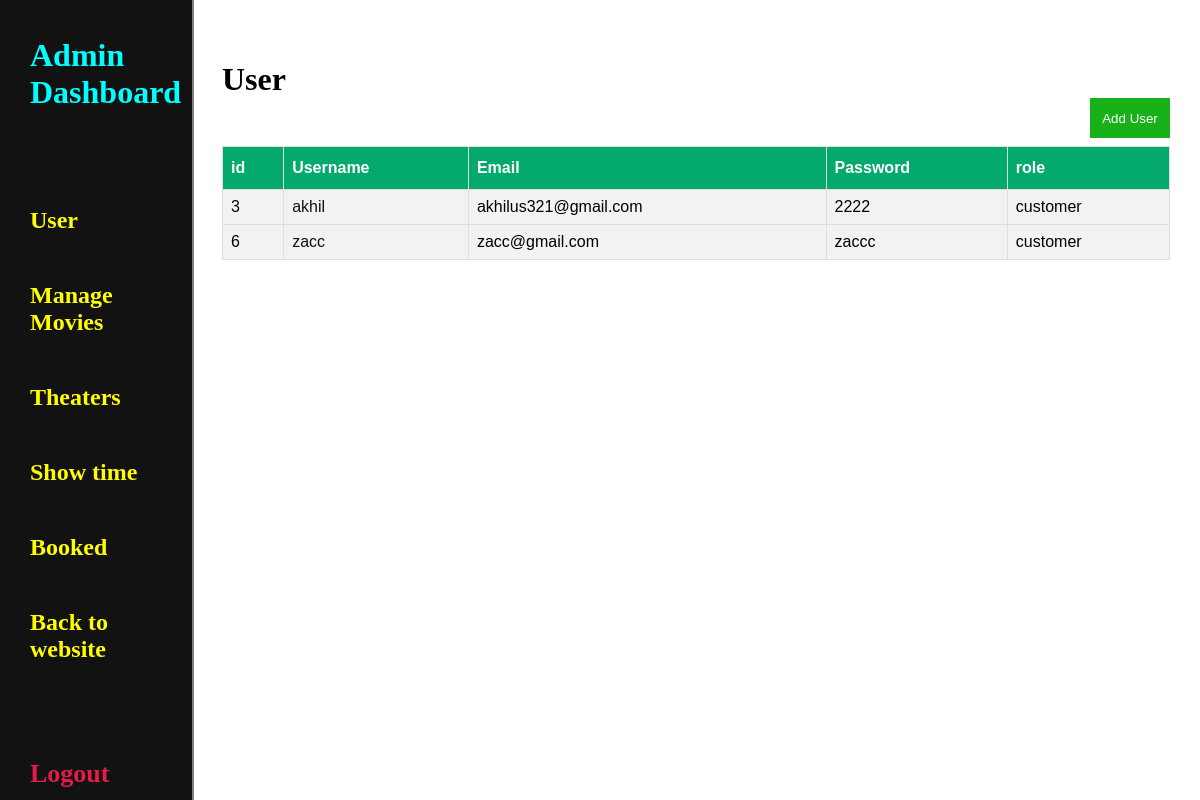
The app's page /adminuser/ (signed in) with its own data.
### home/models.py (models this page shows, shortened)
class User(models.Model):
    role_choice = {'customer' : 'customer',
            'admin' : 'admin'}
    username = models.CharField(max_length = 20, unique=True)
    password = models.CharField(max_length = 8)
    email = models.EmailField(max_length = 50)
    role = models.CharField(max_length=100,choices = role_choice ,default= "customer")

### home/views.py (the view)
# urls.py: path('adminuser/', views.admin_user, name='adminuser'),
def admin_user(request):
    user = User.objects.all()
    return render(request, 'adminuser.html', {'userinfos' : user})

### home/templates/adminuser.html (shortened to what this page needs)
{% extends 'adminbase.html' %}
{% load static %}
{% block template %}
  <div class="right">
    <h1 style="margin-bottom: 0;">User</h1>
        <div>
            <a href="{% url 'adminadduser' %}"><button class="add-user">Add User</button></a>
        </div>
        <div class="table-for-admin-user"><table id="customers">
            <tr>
                <th>id</th>
                <th>Username</th>
                <th>Email</th>
                <th>Password</th>
                <th>role</th>
            </tr>
            {% for userinfo in userinfos %}
            <tr>
                {% if userinfo.username != 'admin' %}
                <td> {{ userinfo.id }} </td>
                <td><a class="username-admin-a" href="{% url 'userinformation' userinfo.username %}">{{ userinfo.username }}</a></td>
                <td> {{ userinfo.email }} </td>
                <td> {{userinfo.password}} </td>
                <td> {{userinfo.role}} </td>
                {% endif %}
            </tr>
            {% endfor %}
        </div>
  </div>
{% endblock %}

### home/static/css/adminbase.css (style rules this page uses)
* { box-sizing: border-box; }
body { margin: 0; padding: 0; width: 100%; height: 100vh; background-color:#121212; }
.right { padding: 5vh 30px; width: 84%; float: right; background-color: white; height: auto; min-height: 100% !important }
#customers { font-family: Arial, Helvetica, sans-serif; border-collapse: collapse; width: 100%; }
#customers td, #customers th { border: 1px solid #ddd; padding: 8px; }
#customers tr:nth-child(even) { background-color: #f2f2f2; }
#customers th { padding-top: 12px; padding-bottom: 12px; text-align: left; background-color: #04AA6D; color: white; }
.username-admin-a { text-decoration: none; color: #121212; cursor: pointer; }
.add-user { margin-bottom: 1vh; width: 80px; background-color: rgb(24, 178, 24); color: white; height: 5vh; border: 0; float: right; }

### records on screen
User: id "3", username "akhil", email "akhilus321@gmail.com", password "2222", role "customer"
User: id "6", username "zacc", email "zacc@gmail.com", password "zaccc", role "customer"
